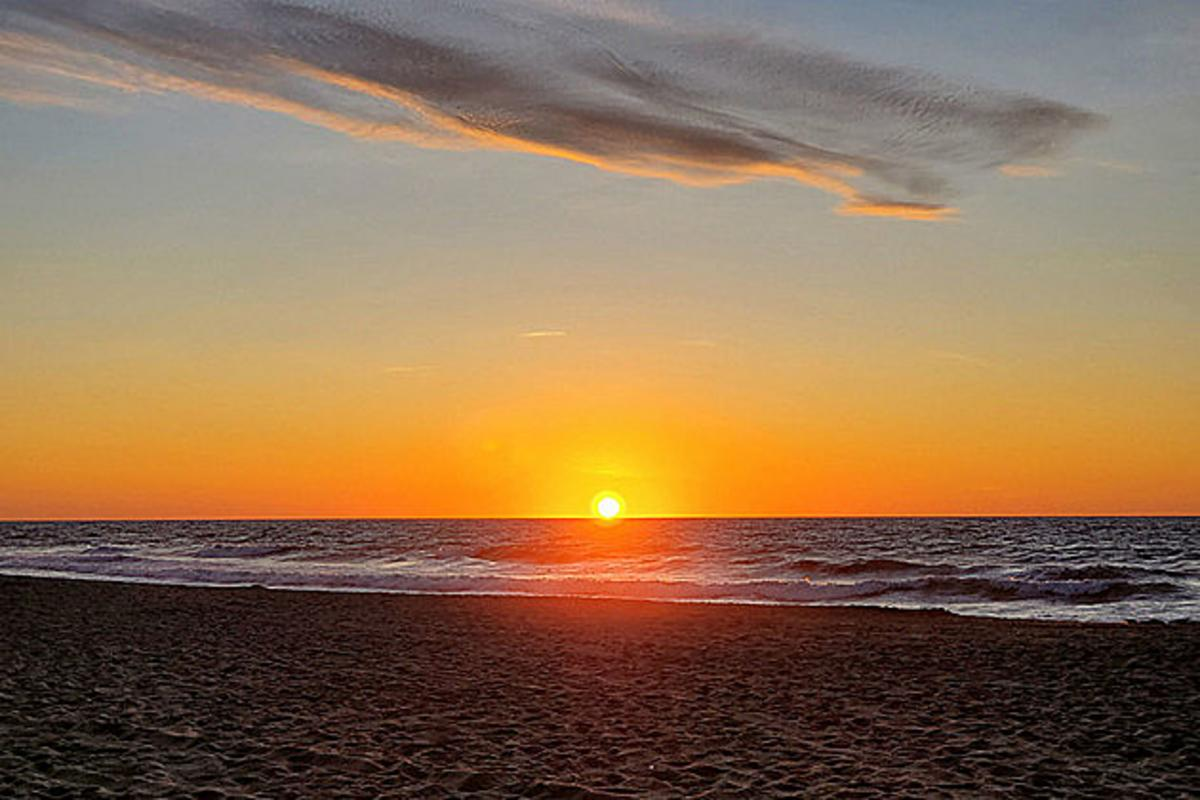
#> input picture sunset.jpg, 1200 x 800 px, found by its file name
$ python gaussianFiltering.py
#> lines starting #> are read from the running program, lines starting #| are printed output that depends on the picture
# gaussian filtering - filtering method that uses gaussian kernel for convolution
# used for noise reduction & general preprocessing
# sigma term controls skinny/fat of gaussian kernel
import cv2 as cv
import os
import numpy as np
from matplotlib import pyplot as plt

def callback(input):
    pass

def gaussianKernel(size, sigma):
    kernel = cv.getGaussianKernel(size, sigma)
    kernel = np.outer(kernel, kernel)
    return kernel

def gaussianFiltering():
    img = cv.imread("sunset.jpg")
#> img is the input picture: shape (800, 1200, 3); mean B, G, R 82.3, 111.5, 141.1

    n = 51
    fig = plt.figure()
    plt.subplot(121)
    kernel = gaussianKernel(n, sigma=8)
    plt.imshow(kernel)

    ax = fig.add_subplot(122, projection='3d')
    x = np.arange(0,n,1)
    y = np.arange(0,n,1)
    X,Y = np.meshgrid(x,y)
    ax.plot_surface(X, Y, kernel, cmap='viridis')

    plt.show()
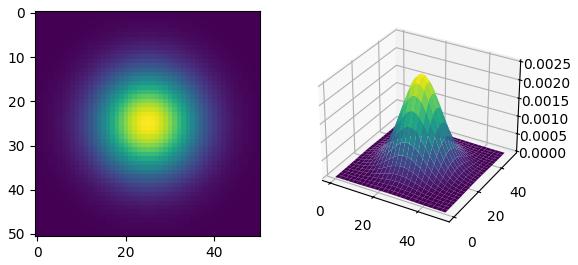
#> figure drawn by matplotlib, 2 panels

    winName = 'gaus filter'
    cv.namedWindow(winName)
    cv.createTrackbar('sigma', winName, 1, 20, callback)
    height, width,_ = img.shape
#> height = 800; width = 1200
    scale = 1/2
    width = int(width*scale)
#> width = 600
    height = int(height*scale)
#> height = 400
    img = cv.resize(img, (width,height))
#> img: shape (400, 600, 3)

    # good way to identify correct sigma value for application
    while True:
        if cv.waitKey(1) == ord('q'):
#> (key q is pressed here)
            break
        sigma = cv.getTrackbarPos('sigma', winName)
        imgFilter = cv.GaussianBlur(img, (n,n), sigma)
        cv.imshow(winName, imgFilter)
    cv.destroyAllWindows()

if __name__ == "__main__":
    gaussianFiltering()
